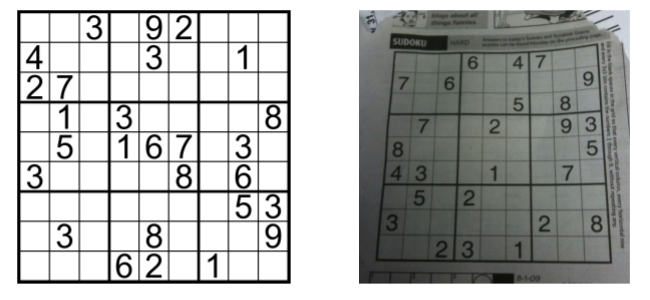
#> input picture Opencv_1/sudoku.png, 650 x 300 px
$ python 14_adaptive_binary.py
#> lines starting #> are read from the running program, lines starting #| are printed output that depends on the picture; after the words box and inside, x2 and y2 are one past the last pixel; in counts of white or black regions, pixels touching at a corner belong together
import numpy as np
import cv2

img = cv2.imread("sudoku.png",0)
#> img: shape (300, 650); min 0, max 255, mean 178.7

ret,thres = cv2.threshold(img,70,255,cv2.THRESH_BINARY)
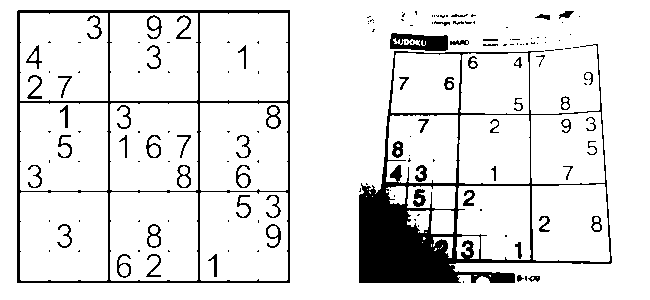
#> thres: shape (300, 650); 89.2% white; 159 black regions (97 under 20 px), largest, box (x1, y1, x2, y2) and area: (359, 44, 612, 283) 10669, (17, 10, 290, 283) 4704, (390, 33, 448, 51) 744
cv2.imshow("binary threshold",thres)

thres_adapt =cv2.adaptiveThreshold(img,255,cv2.ADAPTIVE_THRESH_GAUSSIAN_C,cv2.THRESH_BINARY,115,1)
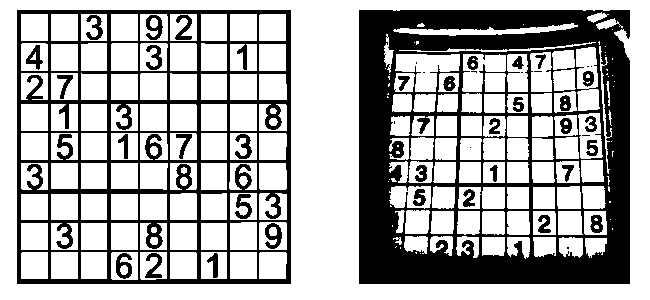
#> thres_adapt: shape (300, 650); 68.1% white; 46 black regions (11 under 20 px), largest, box (x1, y1, x2, y2) and area: (359, 10, 630, 284) 37874, (17, 10, 291, 284) 19266, (265, 223, 282, 249) 245
cv2.imshow("adaptive",thres_adapt)

cv2.waitKey(0)
cv2.destroyAllWindows()

$ run again, with Opencv_1/gradient.png copied over Opencv_1/sudoku.png
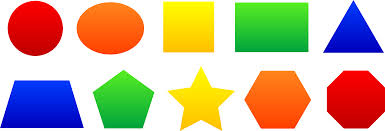
#> input picture Opencv_1/gradient.png, 385 x 131 px
#> `ret,thres = cv2.threshold(img,70,255,cv2.THRESH_BINARY)`:
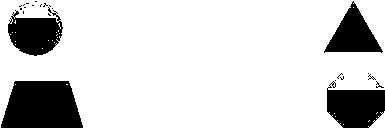
#> thres: shape (131, 385); 83.2% white; 23 black regions (19 under 20 px), largest, box (x1, y1, x2, y2) and area: (1, 81, 83, 128) 3224, (327, 81, 385, 128) 1936, (8, 7, 63, 56) 1701, (324, 1, 383, 53) 1521
#> `thres_adapt =cv2.adaptiveThreshold(img,255,cv2.ADAPTIVE_THRESH_GAUSSIA..`:
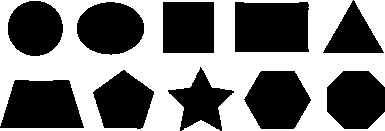
#> thres_adapt: shape (131, 385); 47.7% white; 2 white regions, box (x1, y1, x2, y2) and area: (0, 0, 385, 131) 23824, (182, 120, 220, 131) 226
